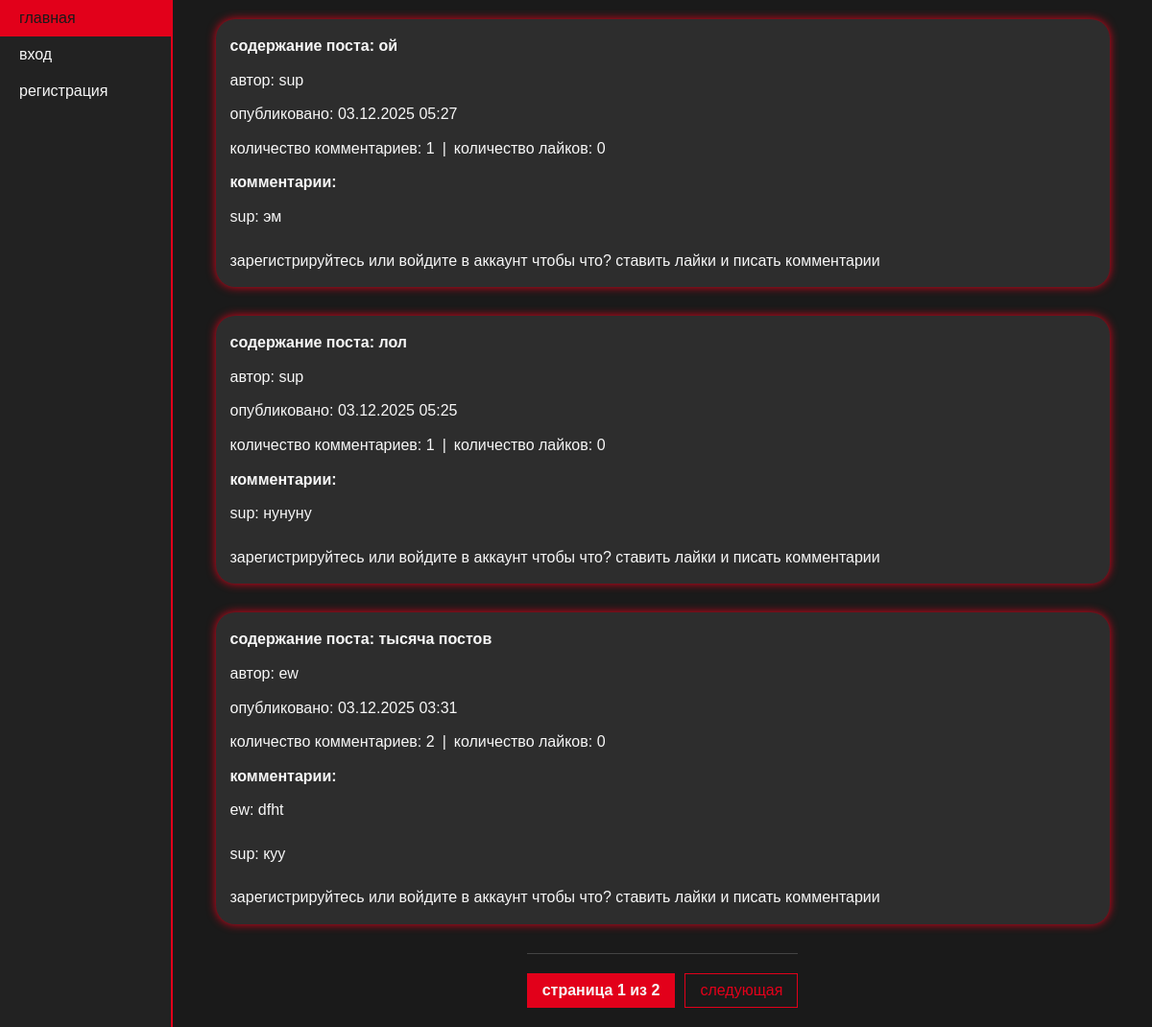
Before: /main/ with the older database file.
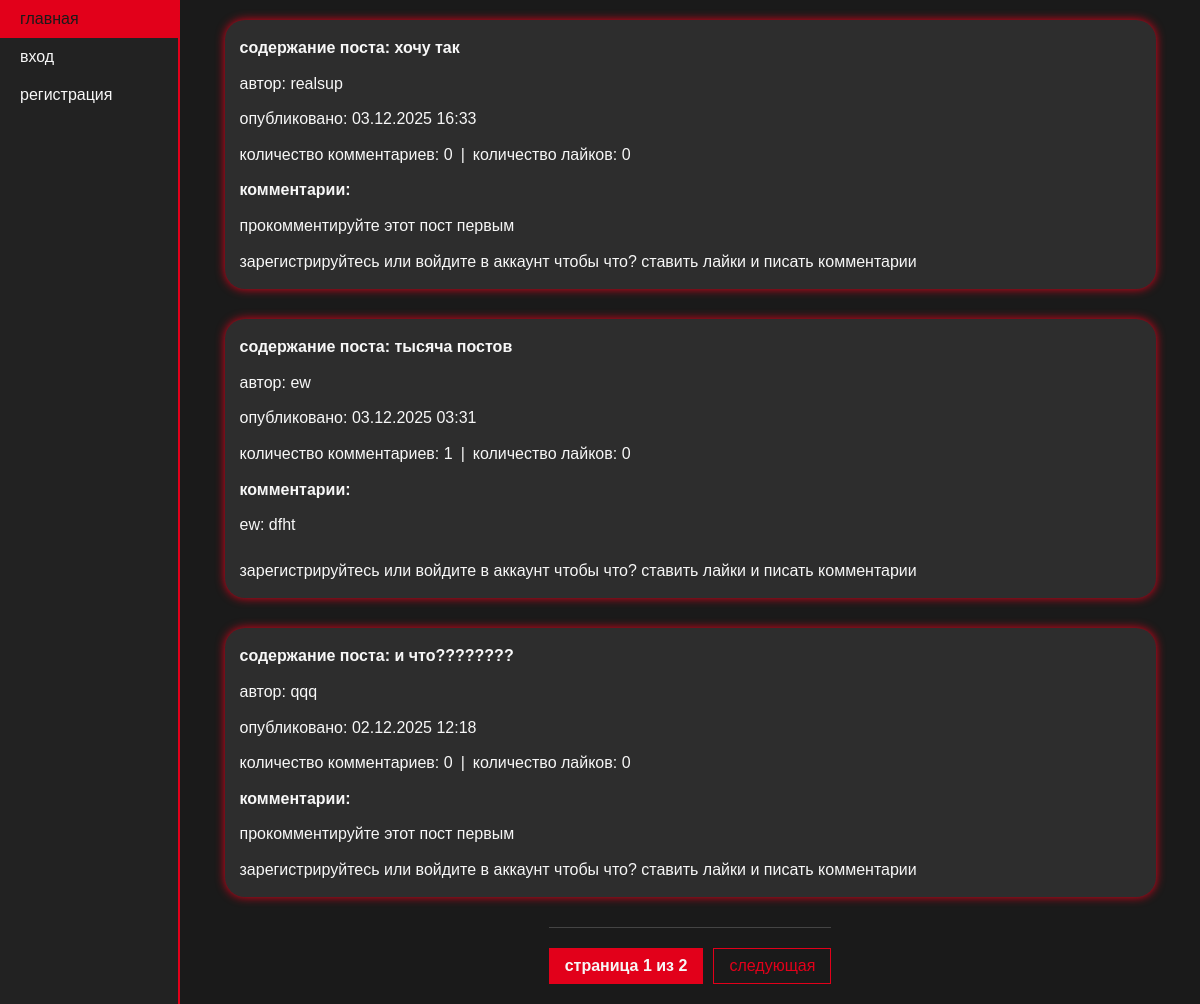
After: the same page with the newer database file.
### main/models.py (models this page shows)
class Post(models.Model):
    MyUser = models.ForeignKey(MyUser, on_delete=models.CASCADE)
    post_content = models.TextField(default='')
    pub_date = models.DateTimeField(auto_now_add=True)
    likes = models.ManyToManyField(settings.AUTH_USER_MODEL, related_name="liked_posts", blank=True)

class MyUser(AbstractUser):
    avatar = models.ImageField(upload_to='avatars', null=True, blank=False)
    bio = models.TextField()

class Comment(models.Model):
    comment_text = models.CharField(max_length=150)
    post = models.ForeignKey(Post, on_delete=models.CASCADE)
    my_user = models.ForeignKey(MyUser, on_delete=models.CASCADE)

### main/views.py (the view)
# urls.py: path('', views.PostListView.as_view(), name='index'),
class PostListView(generic.ListView):
    model = Post
    paginate_by = 3
    template_name = 'index.html'
    context_object_name = 'post_list'
    def get_queryset(self):
        return Post.objects.order_by('-pub_date')[:50].annotate(
            comment_count=Count('comment', distinct=True),
            like_count=Count('likes', distinct=True))

### main/templates/index.html (shortened to what this page needs)
{% extends "basic.html" %}
{% block content %}
    {% if post_list %}
        {% for p in post_list %}
            <div class="post">
                <p><strong>содержание поста: {{ p.post_content }}</strong></p>
                <p>автор: {{ p.MyUser }}</p>
                <p>опубликовано: {{ p.pub_date|date:"d.m.Y H:i" }}</p>
                <div class="statistics">
                    <p>количество комментариев: {{ p.comment_count }}</p> <span> | </span>
                    <p>количество лайков: {{ p.like_count }}</p>
                </div>
                <p><strong>комментарии:</strong></p>
                {% for comment in p.comment_set.all %}
                    <p>{{ comment.my_user.username }}: {{ comment.comment_text }}</p>
                {% empty %}
                    <p>прокомментируйте этот пост первым</p>
                {% endfor %}
                {% if user.is_authenticated %}
                <a href="{% url 'main:toggle_like' pk=p.pk %}">
                    {% if request.user in p.likes.all %}
                        убрать лайк
                    {% else %}
                        поставить лайк
                    {% endif %}
                </a>
                <a href="{% url 'main:add-comment' pk=p.id %}">написать пару ласковых</a>
                {% else %}
                <p>зарегистрируйтесь или войдите в аккаунт чтобы что? ставить лайки и писать комментарии</p>
                {% endif %}
            </div>
        {% endfor %}
        {% if is_paginated %}
            <div class="pagination">
                <span class="current">
                    страница {{ page_obj.number }} из {{ page_obj.paginator.num_pages }}
                </span>
                {% if page_obj.has_next %}
                    <a href="?page={{ page_obj.next_page_number }}">следующая</a>
                {% endif %}
            </div>
        {% endif %}
    {% else %}
        <p>пусто :(</p>
    {% endif %}
{% endblock %}

### main/templates/basic.html (shortened to what this page needs)
<!doctype html>
<html lang="ru">
<head>
    {% load static %}
    <link rel="stylesheet" href="{% static 'main/styles.css' %}"/>
</head>
<body>
    <div class="container">
        {% block sidebar %}
            <ul class="nav">
                <a href="{% url 'main:index' %}">главная</a>
                {% if user.is_authenticated %}
                    <a href="{% url 'main:profile' %}">профиль</a>
                    <a href="{% url 'main:edit-profile' %}">редактировать профиль</a>
                    <a href="{% url 'main:delete-profile' %}">удалить профиль</a>
                    <a href="{% url 'main:logout' %}">выйти из профиля</a>
                    <a href="{% url 'main:create-post' %}">создать пост</a>
                {% else %}
                    <a href="{% url 'main:login' %}">вход</a>
                    <a href="{% url 'main:registration' %}">регистрация</a>
                {% endif %}
            </ul>
        {% endblock %}
        <div class="content">
            {% block content %}{% endblock %}
        </div>
    </div>
</body>
</html>

### static/main/styles.css (style rules this page uses)
* { margin: 0; padding: 0; box-sizing: border-box; }
body { font-family: 'Arial', sans-serif; color: #F7F7F7; background-color: #1A1A1A; }
a { text-decoration: none; color: #E2001A; }
.container { display: flex; min-height: 100vh; width: 100%; }
.nav { display: flex; flex-direction: column; width: 180px; background-color: #222222; color: #F7F7F7; flex-shrink: 0; border-right: 2px solid #E2001A; }
.nav a { padding: 10px 20px; color: #F7F7F7; display: block; text-decoration: none; transition: background-color 0.2s ease; }
.content { flex-grow: 1; padding: 20px; background-color: #1A1A1A; display: flex; flex-direction: column; justify-content: flex-start; align-items: center; color: #F7F7F7; gap: 30px; }
.post { background-color: #2D2D2D; padding: 15px; width: 95%; box-shadow: 0 0 10px #E2001A; display: flex; flex-direction: column; gap: 10px; border-radius: 20px; }
.post p { line-height: 1.5; color: #F7F7F7; }
.pagination { display: flex; justify-content: center; padding-top: 20px; border-top: 1px solid #444; gap: 10px; }
.pagination a, .pagination .current { display: inline-block; padding: 8px 15px; border: 1px solid #E2001A; color: #E2001A; text-decoration: none; transition: background-color 0.2s ease, color 0.2s ease; }
.pagination .current { background-color: #E2001A; color: #F7F7F7; font-weight: bold; }
.content p { line-height: 1.6; color: #F7F7F7; }
.actions-w-post, .statistics, .actions-w-com { display: flex; gap: 0.5em; align-items: center; }

Changed rows visible on the page:
removed Post: post_content "ой", MyUser "sup", pub_date "03.12.2025 05:27", comment_count "1", like_count "0"
removed Comment: my_user.username "sup", comment_text "эм", shown under "ой"
removed Post: post_content "лол", MyUser "sup", pub_date "03.12.2025 05:25", comment_count "1", like_count "0"
removed Comment: my_user.username "sup", comment_text "нунуну", shown under "лол"
removed Comment: my_user.username "sup", comment_text "куу", shown under Post "тысяча постов"
added Post: post_content "хочу так", MyUser "realsup", pub_date "03.12.2025 16:33", comment_count "0", like_count "0"
computed for Post "тысяча постов": comment_count "2" → "1"
now on this page (row unchanged): Post: post_content "и что????????", MyUser "qqq", pub_date "02.12.2025 12:18", comment_count "0", like_count "0"
